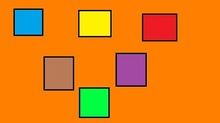
%> input picture im.jpg, 220 x 123 px, shrunk from 400 x 224 before the run
$ octave morphological_dialation_11.m   (GNU Octave 9; MATLAB toolbox functions it lacks are replaced by stand-ins)
%> lines starting %> are read from the running program, lines starting %| are printed output that depends on the picture
clc;
clear;

img = imread('im.jpg');
%> img is the input picture: size 123x220x3 uint8; mean R, G, B 226, 125.9, 19.7
img = rgb2gray(img);
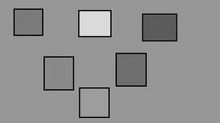
%> img: size 123x220 uint8; min 6, max 235, mean 143.8

[r, c] = size(img);
%> r = 123; c = 220
new_img = zeros(r, c);

for i = 3:r-2
    for j = 3:c-2
        pix = -1;
        for x = -2:1:2
            for y = -2:1:2
                pix = max(pix, img(i+x, j+y));
            end
        end
        new_img(i, j) = pix;
    end
end
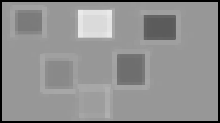
%> new_img: size 123x220 double; min 0, max 235, mean 143.9

new_img = uint8(new_img);
%> new_img: size 123x220 uint8

figure, imshow(img);
figure, imshow(new_img);

$ run again, with im1.jpg copied over im.jpg
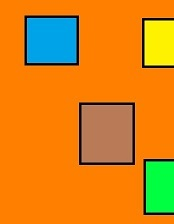
%> input picture im1.jpg, 174 x 224 px
%> img is the input picture: size 224x174x3 uint8; mean R, G, B 215.6, 132.6, 25
%> `img = rgb2gray(img);`:
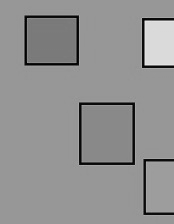
%> img: size 224x174 uint8; min 1, max 229, mean 145.3
%> after the loop `for i = 3:r-2`:
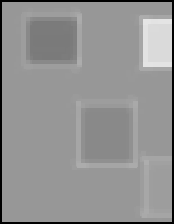
%> new_img: size 224x174 double; min 0, max 229, mean 146.4

$ run again, with im2.jpg copied over im.jpg
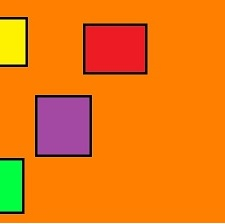
%> input picture im2.jpg, 225 x 224 px
%> img is the input picture: size 224x225x3 uint8; mean R, G, B 234.5, 121, 16.2
%> `img = rgb2gray(img);`:
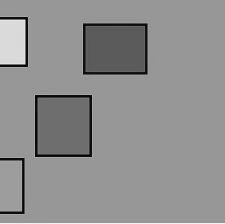
%> img: size 224x225 uint8; min 5, max 240, mean 143.1
%> after the loop `for i = 3:r-2`:
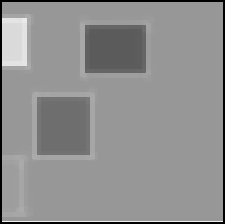
%> new_img: size 224x225 double; min 0, max 240, mean 143.1
